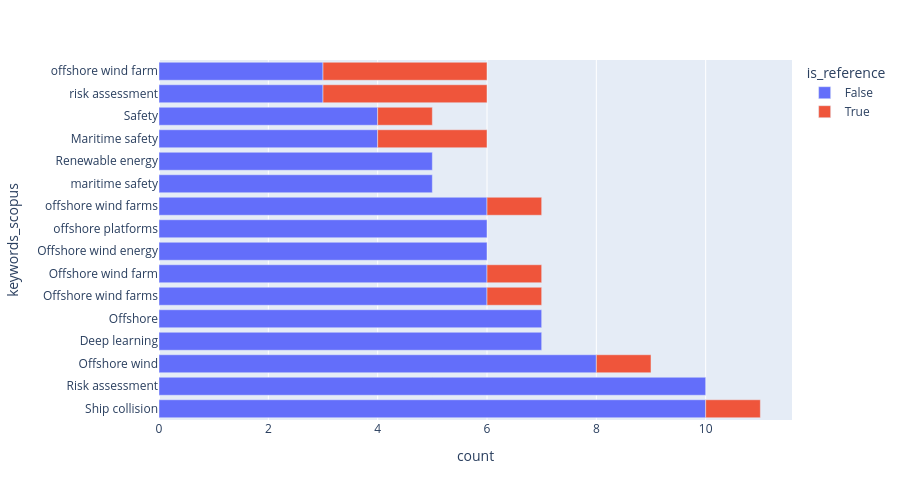

Here is the notebook cell this chart was saved with:
### Markdown cell above
### Keywords analysis

### Code cell
plot_histogram(
    df_scopus_completed_language_filtered,
    col_name="keywords_scopus",
    seperator="|",
    min_count_to_keep=5,
    height=500,
)

### Figure 1 — Plotly figure (JSON) as saved in the notebook; plotly's stock layout.template omitted (floating-point values rounded to 4 significant figures)
{"data": [{"hovertemplate": "is_reference=False<br>count=%{x}<br>keywords_scopus=%{y}<extra></extra>", "legendgroup": "False", "marker": {"color": "#636efa", "pattern": {"shape": ""}}, "name": "False", "orientation": "h", "showlegend": true, "textposition": "auto", "type": "bar", "x": [10, 10, 8, 7, 7, 6, 6, 6, 6, 6, 5, 5, 4, 4, 3, 3], "xaxis": "x", "y": ["Ship collision", "Risk assessment", "Offshore wind", "Deep learning", "Offshore", "Offshore wind farms", "Offshore wind farm", "Offshore wind energy", "offshore platforms", "offshore wind farms", "maritime safety", "Renewable energy", "Maritime safety", "Safety", "risk assessment", "offshore wind farm"], "yaxis": "y"}, {"hovertemplate": "is_reference=True<br>count=%{x}<br>keywords_scopus=%{y}<extra></extra>", "legendgroup": "True", "marker": {"color": "#EF553B", "pattern": {"shape": ""}}, "name": "True", "orientation": "h", "showlegend": true, "textposition": "auto", "type": "bar", "x": [3, 3, 2, 1, 1, 1, 1, 1, 1], "xaxis": "x", "y": ["risk assessment", "offshore wind farm", "Maritime safety", "Ship collision", "Safety", "offshore wind farms", "Offshore wind", "Offshore wind farms", "Offshore wind farm"], "yaxis": "y"}], "layout": {"barmode": "relative", "height": 500, "legend": {"title": {"text": "is_reference"}, "tracegroupgap": 0}, "margin": {"t": 60}, "xaxis": {"anchor": "y", "domain": [0, 1], "title": {"text": "count"}}, "yaxis": {"anchor": "x", "domain": [0, 1], "title": {"text": "keywords_scopus"}}}}
